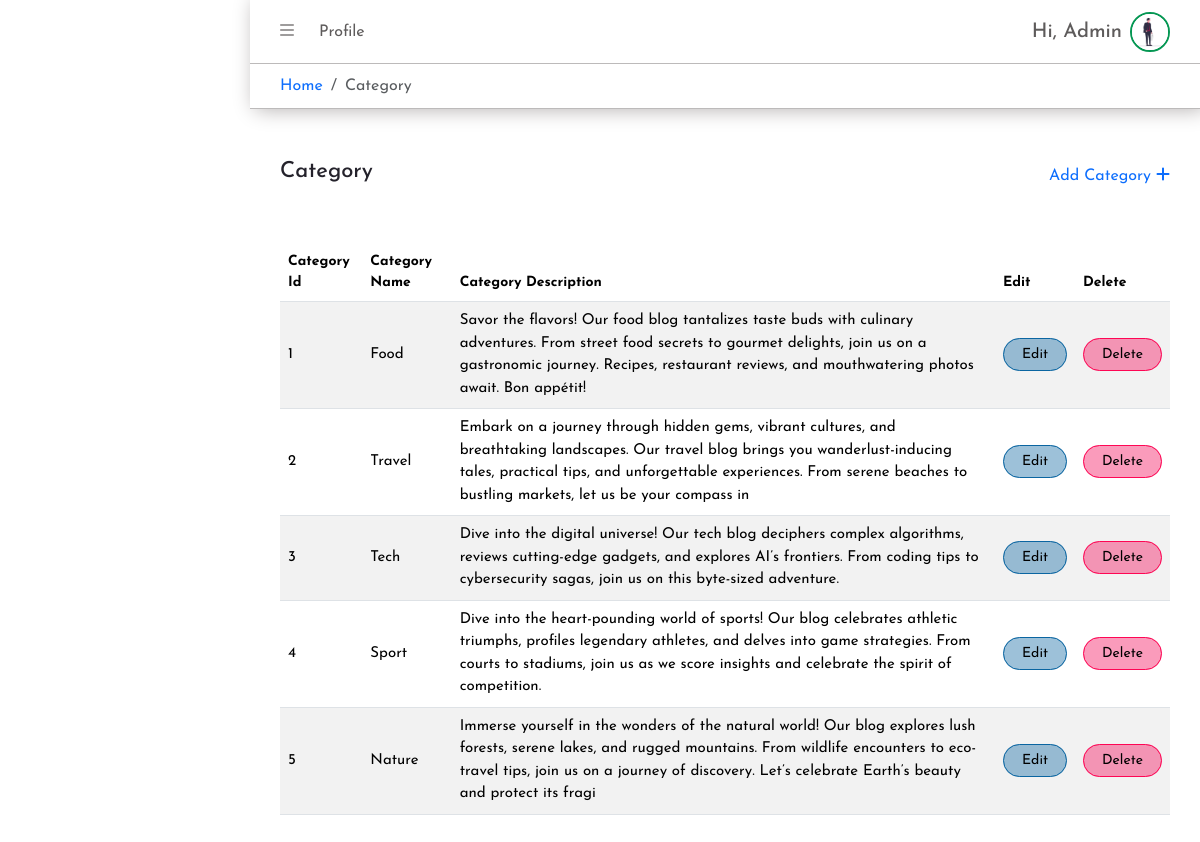
Page /admin/manage-category.php (signed in) on the committed database.
### tables this page shows
CREATE TABLE `user` (
  `user_id` int(11) NOT NULL,
  `user_name` varchar(255) NOT NULL,
  `user_email` varchar(255) NOT NULL,
  `user_password` varchar(255) NOT NULL,
  `avatar` varchar(255) DEFAULT NULL,
  `user_role` enum('admin','user','blogger') NOT NULL DEFAULT 'user',
  `token` int(11) DEFAULT NULL,
  `create_user_data` varchar(255) DEFAULT NULL,
  `update_user_data` varchar(255) DEFAULT NULL,
  `user_show` enum('0','1') NOT NULL DEFAULT '1'
);

CREATE TABLE `post_category` (
  `category_id` int(11) NOT NULL,
  `category_name` varchar(255) NOT NULL,
  `category_desc` varchar(255) NOT NULL,
  `create_category_data` varchar(255) DEFAULT NULL,
  `update_category_data` varchar(255) DEFAULT NULL,
  `category_show` enum('0','1') NOT NULL DEFAULT '1'
);

### admin/admin-save.php (called while the page is built, shortened)
<?php
require_once("../config/connect.php");
$id = $_SESSION['admin-id'];
$searchAdmin = "SELECT * FROM user WHERE user_id = '$id'";
$resSerAdmin = mysqli_fetch_assoc(mysqli_query($conn, $searchAdmin));

### admin/manage-category.php (the view, shortened to what this page needs)
<?php
require_once("../config/connect.php");
require_once("./admin-save.php");
$selectSQL = "SELECT * FROM post_category WHERE category_show = '1'";
$resSelect = mysqli_query($conn, $selectSQL);
?>
<!DOCTYPE html>
<html lang="en">
<head>
    <link rel="stylesheet" type="text/css" href="../assets/css/style.css">
    <link rel="stylesheet" type="text/css" href="../assets/css/media.css">
    <link rel="stylesheet" href="https://cdn.jsdelivr.net/npm/bootstrap@5.3.3/dist/css/bootstrap.min.css">
    <link rel="stylesheet" href="https://cdnjs.cloudflare.com/ajax/libs/font-awesome/6.5.2/css/all.min.css">
</head>
<body>
    <section id="dash-main" class="d-flex ">
        <div class="dash-view">
            <div class="dash-view-top sticky-top ">
                <header class="dash-view-header d-flex align-items-center justify-content-between">
                    <div class="dash-v-header-l">
                        <button id="dash-side-toggle"><i class="fa-solid fa-bars"></i></button>
                        <a href="./admin-profile.php" class="dash-head-link">Profile</a>
                    </div>
                    <div class="dash-v-header-r d-flex align-items-center gap-2">
                        <div class="dash-head-text">
                            <h5>Hi, <span>
                                    <?php echo $resSerAdmin['user_name']; ?>
                                </span></h5>
                        </div>
                        <div class="dash-head-img">
                            <?php if ($resSerAdmin['avatar']) : ?>
                                <img src="../uploads/<?php echo $resSerAdmin['avatar']; ?>" alt="Avatar">
                            <?php else : ?>
                                <img src="../uploads/default_avatar.png" alt="Avatar">
                            <?php endif ?>
                        </div>
                    </div>
                </header>
                <div class="dash-bread">
                    <nav aria-label="breadcrumb">
                        <ol class="breadcrumb m-0 ">
                            <li class="breadcrumb-item"><a href="./dashboard.php">Home</a></li>
                            <li class="breadcrumb-item active" aria-current="page">Category</li>
                        </ol>
                    </nav>
                </div>
            </div>
            <div class="dash-view-main">
                <div class="d-flex align-items-center justify-content-between ">
                    <h4 class="dash-view-heading">Category</h4>
                    <a href="./add-category.php" class="add-btn">Add Category <i class="fa-solid fa-plus"></i></a>
                </div>
                <table class="user-view-table table table-striped table-hover">
                    <thead>
                        <tr>
                            <th>Category Id</th>
                            <th>Category Name</th>
                            <th>Category Description</th>
                            <th>Edit</th>
                            <th>Delete</th>
                        </tr>
                    </thead>
                    <tbody>
                        <?php while ($row = mysqli_fetch_assoc($resSelect)) : ?>
                            <tr>
                                <td><?php echo $row['category_id']; ?></td>
                                <td><?php echo $row['category_name']; ?></td>
                                <td><?php echo $row['category_desc']; ?></td>
                                <td><a href="./edit-category.php?cate-id=<?php echo $row['category_id']; ?>" class="table-ac-btn-1">Edit</a></td>
                                <td><a href="./delete-category.php?cate-id=<?php echo $row['category_id']; ?>" class="table-ac-btn-2">Delete</a></td>
                            </tr>
                        <?php endwhile ?>
                    </tbody>
                </table>
            </div>
        </div>
    </section>
</body>
</html>

### assets/css/style.css (style rules this page uses)
* { padding: 0; margin: 0; box-sizing: border-box; text-decoration: none !important; list-style: none !important; font-family: "Josefin Sans", sans-serif; }
body, html { scroll-behavior: smooth; overflow-x: hidden; position: relative; }
:root { --white: #fff; --light: #e9e6e6; --dark: #0e123a; --primary: #11476c; --secondary: #0a65a1; --info: #3893d0; --accent1: #24222b; --accent2: #3b5aa8; --accent3: #2a6adb; --success: #059753; --warning: #e1c706; --danger: #fe0654; }
#dash-main { width: 100%; height: 100%; }
.dash-view { width: calc(100% - 250px); height: auto; margin-left: auto; transition: 0.3s; }
.dash-view-top { background-color: var(--white); box-shadow: 5px 0px 20px 0px #b0acac; }
.dash-view-header { width: 100%; height: 64px; padding: 0px 30px; border-bottom: 1px solid #bcbaba; }
#dash-side-toggle { background-color: transparent; color: #9e9c9c; border: none; }
.dash-head-link { margin-left: 20px; color: #5e5b5b; }
.dash-head-text h5 { font-size: 20px; color: #5e5b5b; margin: 0; }
.dash-head-img { width: 40px; height: 40px; border-radius: 50%; border: 2px solid var(--success); overflow: hidden; }
.dash-head-img img { width: 100%; height: 100%; object-fit: cover; }
.dash-bread { width: 100%; height: auto; padding: 10px 30px; border-bottom: 1px solid #bcbaba; }
.dash-view-main { margin: 50px 30px; }
.dash-view-heading { font-size: 22px; color: var(--accent1); }
.user-view-table { margin-top: 50px; }
th { font-size: 14px; }
td { vertical-align: middle; font-size: 15px; }
.table-ac-btn-1 { font-size: 14px; padding: 8px 18px; background-color: rgba(10, 101, 161, 0.4); color: #000; border: 1px solid var(--secondary); border-radius: 20px; }
.table-ac-btn-2 { font-size: 14px; padding: 8px 18px; color: #000; background-color: rgba(243, 6, 85, 0.4); border-radius: 20px; border: 1px solid var(--danger); }

### rows in the picture
user: user_name "Admin", avatar (picture)
post_category: category_id "1", category_name "Food", category_desc "Savor the flavors! Our food blog tantalizes taste buds with culinary adventures. From street food secrets to gourmet delights, join us on a gastronomic journey. Recipes, restaurant reviews, and mouthwatering photos await. Bon appétit!"
post_category: category_id "2", category_name "Travel", category_desc "Embark on a journey through hidden gems, vibrant cultures, and breathtaking landscapes. Our travel blog brings you wanderlust-inducing tales, practical tips, and unforgettable experiences. From serene beaches to bustling markets, let us be your compass in"
post_category: category_id "3", category_name "Tech", category_desc "Dive into the digital universe! Our tech blog deciphers complex algorithms, reviews cutting-edge gadgets, and explores AI’s frontiers. From coding tips to cybersecurity sagas, join us on this byte-sized adventure."
post_category: category_id "4", category_name "Sport", category_desc "Dive into the heart-pounding world of sports! Our blog celebrates athletic triumphs, profiles legendary athletes, and delves into game strategies. From courts to stadiums, join us as we score insights and celebrate the spirit of competition."
post_category: category_id "5", category_name "Nature", category_desc "Immerse yourself in the wonders of the natural world! Our blog explores lush forests, serene lakes, and rugged mountains. From wildlife encounters to eco-travel tips, join us on a journey of discovery. Let’s celebrate Earth’s beauty and protect its fragi"
